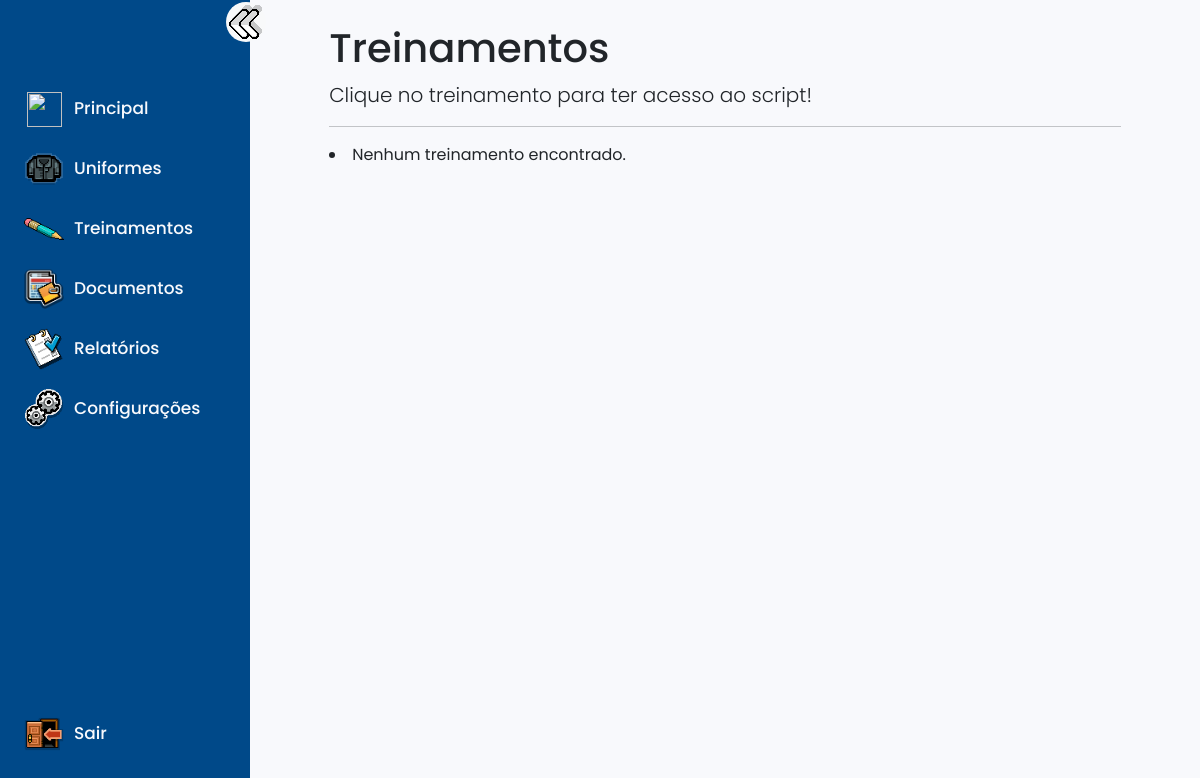
Page /paginas/treinamentos/ (signed in) on the earlier database version.
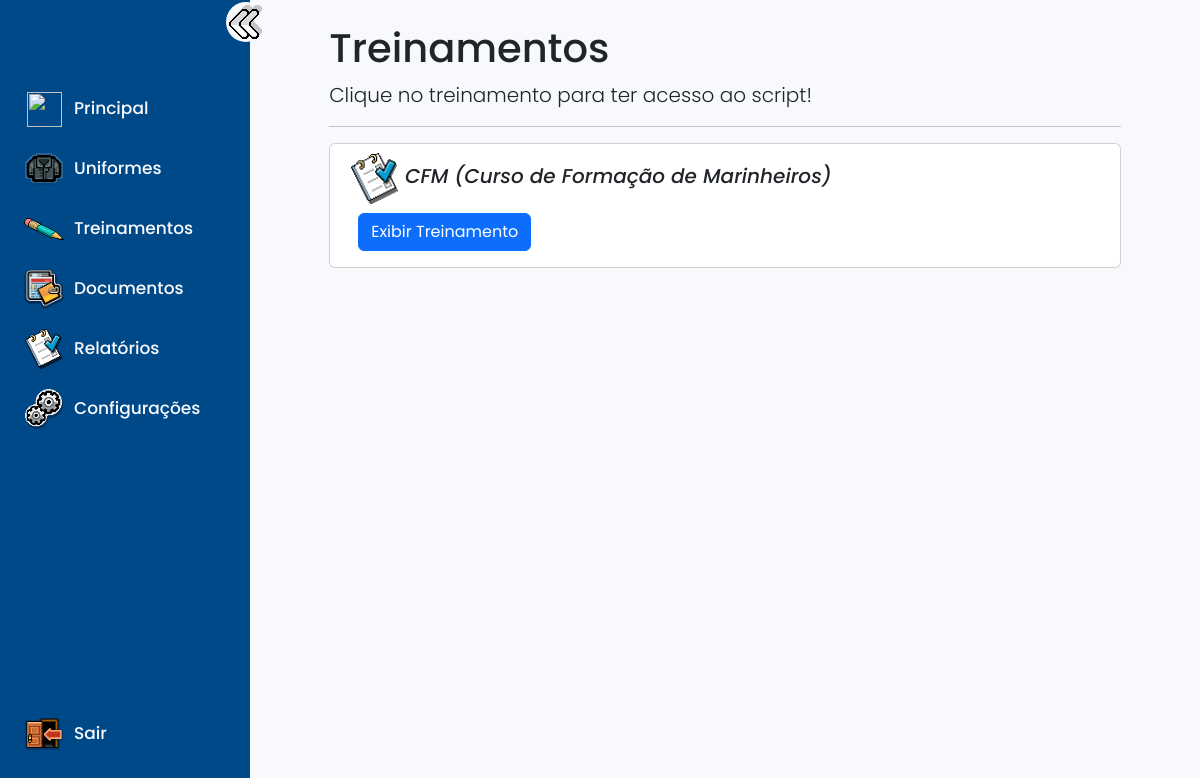
Same page on the later database version.
### treinamentos/models.py (models this page shows, shortened)
class Treinamentos(models.Model):
    titulo = models.TextField(verbose_name='Título', null=True, blank=True)
    topico1 = models.TextField(verbose_name='Tópico-1', null=True, blank=True)
    texto1 = models.TextField(verbose_name='Texto-1', null=True, blank=True)
    topico2 = models.TextField(verbose_name='Tópico-2', null=True, blank=True)
    texto2 = models.TextField(verbose_name='Texto-2', null=True, blank=True)
    topico3 = models.TextField(verbose_name='Tópico-3', null=True, blank=True)
    texto3 = models.TextField(verbose_name='Texto-3', null=True, blank=True)
    topico4 = models.TextField(verbose_name='Tópico-4', null=True, blank=True)
    texto4 = models.TextField(verbose_name='Texto-4', null=True, blank=True)
    topico5 = models.TextField(verbose_name='Tópico-5', null=True, blank=True)
    texto5 = models.TextField(verbose_name='Texto-5', null=True, blank=True)
    topico6 = models.TextField(verbose_name='Tópico-6', null=True, blank=True)
    texto6 = models.TextField(verbose_name='Texto-6', null=True, blank=True)
    topico7 = models.TextField(verbose_name='Tópico-7', null=True, blank=True)
    texto7 = models.TextField(verbose_name='Texto-7', null=True, blank=True)

### treinamentos/views.py (the view)
# urls.py: path('treinamentos/', MostrarTreinamentoView.as_view(), name='treinamentos'),
class MostrarTreinamentoView(GroupRequiredMixin,LoginRequiredMixin,ListView):
    group_required = [u"praça", u"oficial"]
    login_url = reverse_lazy('login')
    model = Treinamentos
    template_name = 'templates/treinamentos.html'
    context_object_name = 'treinamentos'

### arquivos/templates/treinamentos.html
{% extends "templates/index.html" %}
{% load static %}
{% block main %}
<h1>Treinamentos</h1>
<p class="lead">Clique no treinamento para ter acesso ao script!</p>
<hr>
{% for treinamento in treinamentos %}
<div class="card col-xl-12 m-auto">
    <div class="container m-2">
        <div class="row">
            <i class='bx bx-home-alt icon'>
                <img width="50px" src="{% static "img/relatorioicon.png" %}" alt="">
                <span class="h5 card-title">{{ treinamento.titulo }}</span>
            </i>
            <div class="m-2 text-right">
                <a class="btn btn-primary" href="{% url 'detalhestreinamentos' treinamento.pk %}">Exibir Treinamento</a>
            </div>
        </div>
    </div>
</div>
<br>
{% empty %}
<li>Nenhum treinamento encontrado.</li>
{% endfor %}
{% endblock main %}

Differences in the rows shown:
added Treinamentos: titulo "CFM (Curso de Formação de Marinheiros)"
Other differences:
text no longer shown: "Nenhum treinamento encontrado."
